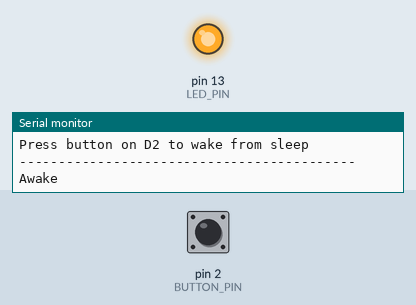
Bench run of a sketch on a simulated Arduino Uno, built with avr-gcc and run on an emulated ATmega328P. Parts: output pins drawn as LEDs (lit = HIGH), the last lines printed to the serial monitor. The inputs (shaded band) are chosen by the test bench; at power-on: pin 2 (BUTTON_PIN) HIGH. Sleep ends after the set time or at an interrupt.

Above: at 1.1 s.
At 3.2 s:
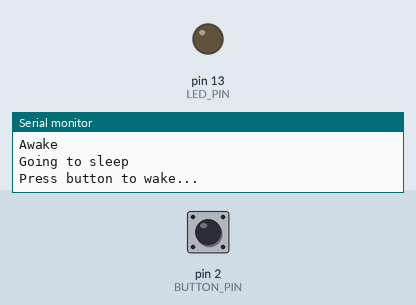
Timing chart, 0 to 4.7 s (numbered marks = the images above):
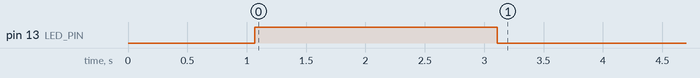

The sketch:

externalWake_Nano.ino
```cpp
/*
  AVR Arduino - Sleep with Button Wake Template

  This code demonstrates sleep with external interrupt wake:
  - Wakes up and turns LED on for 2 seconds
  - Goes to power-down sleep until button is pressed
  - Button on D2 (INT0) wakes the board
  - Repeats indefinitely

  Hardware:
  - Arduino Nano, Uno, or any ATmega328P board
  - Button connected to D2 and GND (internal pullup used)

  Library Required: NONE - uses built-in AVR sleep functions

  Note: Only pins D2 (INT0) and D3 (INT1) can wake from sleep on AVR boards.

  DEMO TEACHING POINT:
  =====================
  When the board is asleep:
  - LED is off
  - Serial doesn't respond
  - Board consumes minimal power (~0.1mA vs ~20mA awake)
  - ONLY the button interrupt can wake it
  - This demonstrates true power-down sleep mode

  Try this: Press button to wake, watch LED turn on for 2 seconds,
            then board goes back to sleep waiting for next button press.
*/

#include <avr/sleep.h>
#include <avr/power.h>

// LED pin (built-in LED on most AVR boards)
#define LED_PIN 13

// Button pin (MUST be D2 or D3 for hardware interrupt on AVR)
#define BUTTON_PIN 2

// Timing constants
#define AWAKE_TIME 2000  // 2 seconds awake

// Wake flag
volatile bool wokenUp = false;

void setup() {
  // Initialize serial communication
  Serial.begin(9600);
  while (!Serial && millis() < 3000); // Wait for serial or timeout

  // Configure LED pin as output
  pinMode(LED_PIN, OUTPUT);
  digitalWrite(LED_PIN, LOW);

  // Configure button pin with internal pullup
  pinMode(BUTTON_PIN, INPUT_PULLUP);

  Serial.println("AVR Power-Down Sleep with Button Wake Demo");
  Serial.println("Press button on D2 to wake from sleep");
  Serial.println("-------------------------------------------");
  delay(1000);
}

void loop() {
  // ===== AWAKE PERIOD =====
  Serial.println("Awake");
  wokenUp = false;

  // Turn LED on
  digitalWrite(LED_PIN, HIGH);

  // Stay awake for 2 seconds
  delay(AWAKE_TIME);

  // ===== SLEEP PERIOD =====
  Serial.println("Going to sleep");
  Serial.println("Press button to wake...");
  Serial.flush(); // Ensure message is sent before sleeping

  // Turn LED off
  digitalWrite(LED_PIN, LOW);

  // Enter sleep mode - will wake on button press
  enterSleep();

  // After wake, debounce button
  delay(200);

  Serial.println("Woken up by button press!");
}

// Interrupt Service Routine for button press
void wakeUp() {
  // Detach interrupt to prevent multiple triggers during wake
  detachInterrupt(digitalPinToInterrupt(BUTTON_PIN));
  wokenUp = true;
}

// Function to enter sleep mode
void enterSleep() {
  // Attach interrupt for button wake (FALLING = button press)
  attachInterrupt(digitalPinToInterrupt(BUTTON_PIN), wakeUp, FALLING);

  // Configure sleep mode
  set_sleep_mode(SLEEP_MODE_PWR_DOWN);  // Deepest sleep mode
  sleep_enable();                        // Enable sleep mode

  // Disable peripherals to save more power
  power_adc_disable();    // ADC off
  power_spi_disable();    // SPI off
  power_timer0_disable(); // Timer0 off (WARNING: breaks millis/delay!)
  power_timer1_disable(); // Timer1 off
  power_timer2_disable(); // Timer2 off
  power_twi_disable();    // I2C/TWI off

  // Enter sleep mode
  sleep_mode();

  // ===== CPU SLEEPS HERE =====
  // Wakes up when button interrupt triggers

  // After wake, disable sleep and re-enable peripherals
  sleep_disable();

  // Re-enable peripherals
  power_all_enable();
}
```

Measured:
- by itself, pin 13 (LED_PIN): LOW → HIGH at 1.1 s, → LOW 2.0 s later
